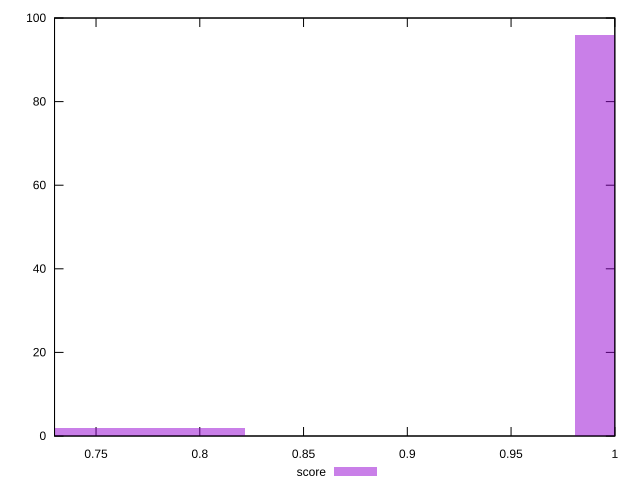

The gnuplot source for this figure:
reset

$score <<EOF
0.7951893149514995 2
0.7421766939547328 2
1.007239798938566 96
EOF

set key outside below
set boxwidth 0.05301262099676663
set xrange [0.73:1]
set yrange [0:100]
set trange [0:100]
set style fill transparent solid 0.5 noborder
set terminal svg size 640, 490 enhanced background rgb 'white'
set output "reports/report_00027_2021-02-24T12-40-31.850Z/cumulative-layout-shift/samples/agenda/score/histogram.svg"

plot $score title "score" with boxes

reset
